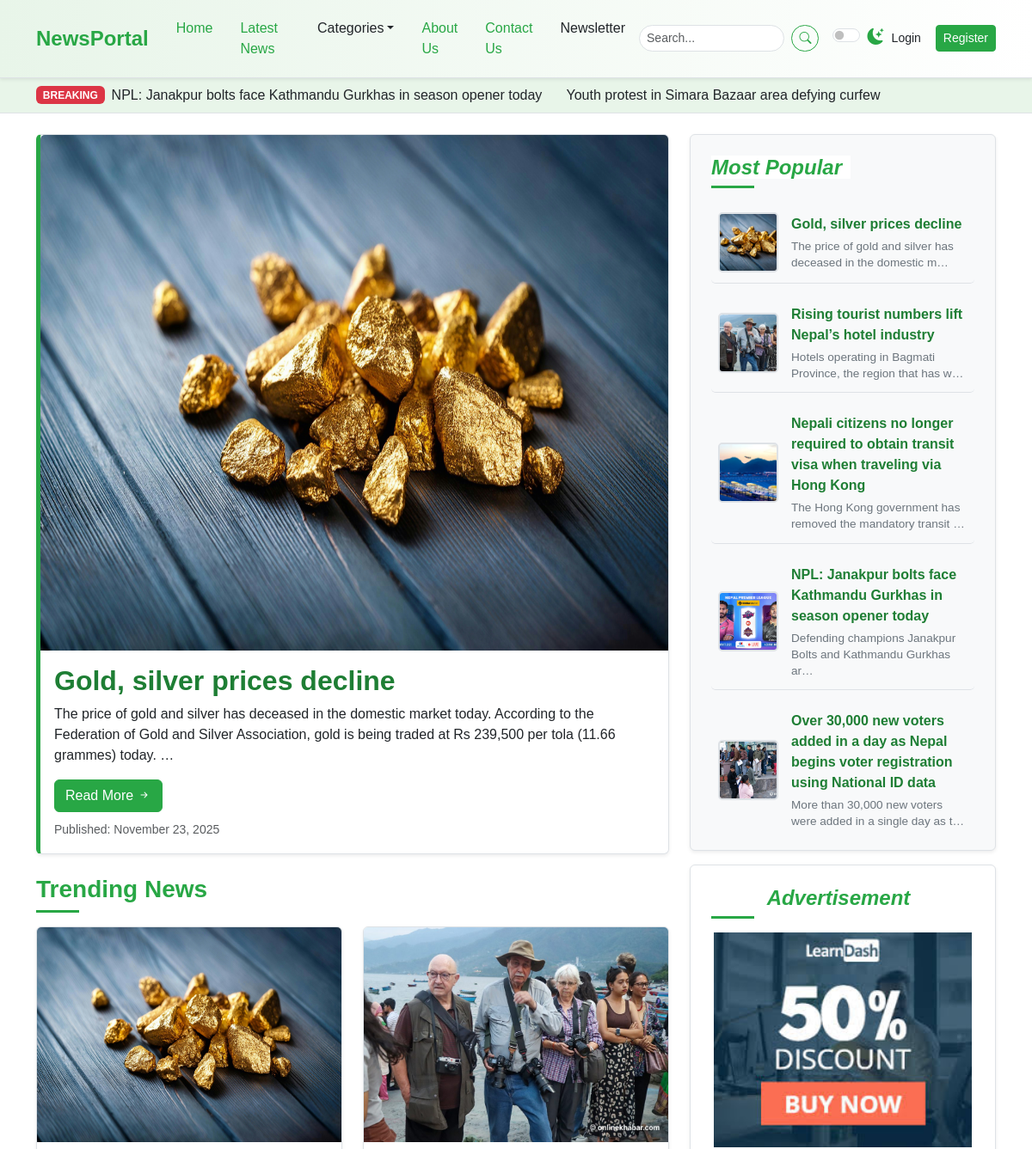
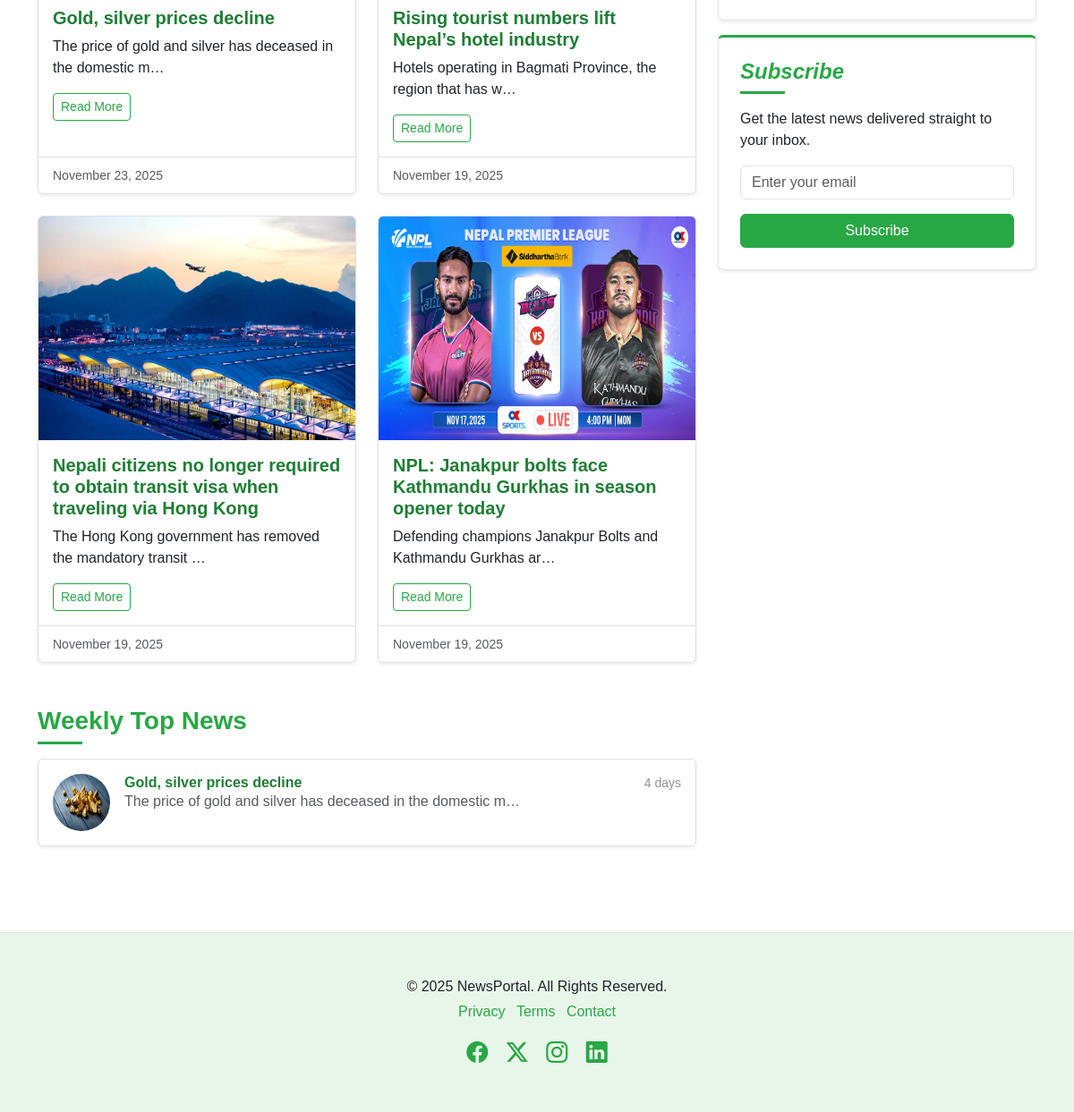
The page / on the database its author committed (2 pictures, top to bottom).
### newspaper/models.py (models this page shows, shortened)
class TimeStampModel(models.Model):
    created_at = models.DateTimeField(auto_now_add=True)
    updated_at = models.DateTimeField(auto_now=True)
    class Meta:
        abstract  = True # Don't create table in DB

class Post(TimeStampModel):
    STATUS_CHOICES = [
        ("active", "Active"),
        ("in_active", "Inactive"),
    ]
    title = models.CharField(max_length=200)
    content = models.TextField()
    featured_image = models.ImageField(upload_to="post_image/%Y/%m/%d", blank=False)
    author = models.ForeignKey("auth.User", on_delete=models.CASCADE)
    status = models.CharField(max_length=20, choices=STATUS_CHOICES, default="active")
    view_count = models.PositiveBigIntegerField(default=0)
    is_breaking_news = models.BooleanField(default=False)
    published_at = models.DateTimeField(null=True, blank=True)
    category = models.ForeignKey(Category, on_delete=models.CASCADE)
    tag = models.ManyToManyField(Tag)

class Advertisement(TimeStampModel):
    title = models.CharField(max_length=100)
    image = models.ImageField(upload_to="advertisements/%Y/%m/%d", blank=False)

### newspaper/views.py (the view)
# urls.py: path("", views.HomeView.as_view(), name="home"),
class HomeView(SidebarMixin, TemplateView):
    template_name = "newsportal/home.html"
    def get_context_data(self, **kwargs):
        context = super().get_context_data(**kwargs)
        context["breaking_news"] = Post.objects.filter(
            published_at__isnull=False, status="active", is_breaking_news=True
        ).order_by("-published_at")[:3]
        context["featured_post"] = (
            Post.objects.filter(published_at__isnull=False, status="active")
            .order_by("-published_at", "-view_count")
            .first()
        )
        context["trending_news"] = Post.objects.filter(
            published_at__isnull=False, status="active"
        ).order_by("-published_at")[:4]
        one_week_ago = timezone.now() - timedelta(days=7)
        context["week_top_posts"] = Post.objects.filter(
            published_at__isnull=False, status="active", published_at__gte=one_week_ago
        ).order_by("-published_at", "-view_count")[:5]
        return context

### newspaper/nav.py (called while the page is built)
def navigation(request):
    categories = Category.objects.all()[:4]
    return {"categories": categories}

### newspaper/views.py (called while the page is built)
    def get_context_data(self, **kwargs):
        context = super().get_context_data(**kwargs)
        context["popular_posts"] = Post.objects.filter(
            published_at__isnull=False, status="active"
        ).order_by("-published_at")[:5]
        context["advertisement"] = (
            Advertisement.objects.all().order_by("-created_at").first()
        )
        return context

### templates/newsportal/home.html
{% extends "newsportal/base.html" %}
{% block content %}
    {% include "newsportal/home/breaking_news.html" %}
    <div class="container mt-4">
      <div class="row">
        <div class="col-lg-8">
          {% include "newsportal/home/left/featured_story.html" %}
          {% include "newsportal/home/left/trending_news.html" %}
          {% include "newsportal/home/left/weekly_top_news.html" %}
        </div>
        <div class="col-lg-4">
          <div class="position-sticky sticky-sidebar-offset">
            {% include "newsportal/home/right/most_popular.html" %}
            {% include "newsportal/home/right/advertisement.html" %}
            {% include "newsportal/home/right/newsletter.html" %}
          </div>
        </div>
      </div>
    </div>
{% endblock content %}

### templates/newsportal/home/breaking_news.html
<div class="breaking-news-ticker bg-light py-2">
  <div class="container">
    <div class="d-flex align-items-center">
      <span class="badge bg-danger me-2">BREAKING</span>
      <marquee behavior="scroll" direction="left" onmouseover="this.stop();" onmouseout="this.start();">
        {% for post in breaking_news %}
        <a href="article.html" class="text-dark text-decoration-none me-4">{{ post.title }}</a>
        {% endfor %}
      </marquee>
    </div>
  </div>
</div>

### templates/newsportal/home/left/featured_story.html
<div class="card mb-4 featured-story-card shadow-sm">
  <img src="{{ featured_post.featured_image.url }}" class="card-img-top" alt="{{ featured.post.title }}" width="800" height="600" />
  <div class="card-body">
    <h2 class="card-title fw-bold">{{ featured_post.title }}</h2>
    <p class="card-text">
      {{ featured_post.content|truncatechars:200 }} </p>
    <a href="{% url 'post-detail' featured_post.pk %}" class="btn btn-success">Read More <i class="bi bi-arrow-right-short"></i></a>
    <p class="card-text mt-2">
      <small class="text-muted">Published: {{ featured_post.published_at|date:"F j, Y"}}</small>
    </p>
  </div>
</div>

### templates/newsportal/home/left/trending_news.html
<h3 class="mb-3 section-title">
  <span>Trending News</span>
</h3>
<div class="row row-cols-1 row-cols-md-2 g-4">
  {% for post in trending_news %}
  <div class="col">
    <div class="card h-100 shadow-sm news-card">
      <img src="{{ post.featured_image.url }}" class="card-img-top" alt="{{ post.title }}" width="400" height="250" />
      <div class="card-body">
        <h5 class="card-title">{{ post.title }}</h5>
        <p class="card-text">{{ post.content|truncatechars:60 }}</p>
        <a href="article.html" class="btn btn-outline-success btn-sm">Read More</a>
      </div>
      <div class="card-footer">
        <small class="text-muted">{{ post.published_at|date:"F j, Y"}}</small>
      </div>
    </div>
  </div>
  {% endfor %}
</div>

### templates/newsportal/home/left/weekly_top_news.html
{% for post in week_top_posts %}
<h3 class="mt-5 mb-3 section-title"><span>Weekly Top News</span></h3>
<div class="list-group shadow-sm mb-5">
  <a href="article.html" class="list-group-item list-group-item-action d-flex gap-3 py-3" aria-current="true">
    <img src="{{ post.featured_image.url }}" alt="thumb" width="64" height="64"
      class="rounded-circle flex-shrink-0">
    <div class="d-flex gap-2 w-100 justify-content-between">
      <div>
        <h6 class="mb-0">{{ post.title }}</h6>
        <p class="mb-0 opacity-75">{{ post.content|truncatechars:60 }}</p>
      </div>
      <small class="opacity-50 text-nowrap">{{ post.published_at|timesince }}</small>
    </div>
  </a>
</div>
{% endfor %}

### templates/newsportal/home/right/most_popular.html
<div class="p-4 mb-3 bg-light rounded sidebar-widget shadow-sm">
  <h4 class="fst-italic section-title">
    <span>Most Popular</span>
  </h4>
  <ul class="list-unstyled mb-0 popular-list">
    {% for post in popular_posts %}
    <li>
      <img src="{{ post.featured_image.url }}" alt="Popular 1" />
      <div>
        <a href="{% url 'post-detail' post.pk %}" class="popular-title-link">{{ post.title }}</a>
        <p class="popular-description">{{ post.content|truncatechars:60 }}</p>
      </div>
    </li>
    {% endfor %}
  </ul>
</div>

### templates/newsportal/home/right/advertisement.html
            <div class="p-4 mb-3 rounded sidebar-widget shadow-sm text-center">
              <h4 class="fst-italic section-title">
                <span>Advertisement</span>
              </h4>
              <img src="{{ advertisement.image.url }}"
                  width="300"
                  height="250"
                   class="img-fluid"
                   alt="Advertisement" />
            </div>

### static/css/style.css (style rules this page uses)
:root { --primary-green: #28a745; --light-green: #e8f5e9; --dark-green: #1e7e34; --accent-green: #5cb85c; --text-color-light: #212529; --text-color-dark: #f8f9fa; --bg-light: #ffffff; --bg-dark: #212529; --card-bg-light: #ffffff; --card-bg-dark: #343a40; --border-color-light: #dee2e6; --border-color-dark: #495057; --shadow-sm: 0 0.125rem 0.25rem rgba(0, 0, 0, 0.075); --shadow: 0 0.5rem 1rem rgba(0, 0, 0, 0.15); --transition-speed: 0.3s ease; }
body { font-family: "Poppins", sans-serif; background-color: var(--bg-light); color: var(--text-color-light); transition: background-color var(--transition-speed), color var(--transition-speed); }
.breaking-news-ticker { border-bottom: 1px solid var(--border-color-light); background-color: var(--light-green) !important; }
.section-title { position: relative; padding-bottom: 10px; margin-bottom: 20px; font-weight: 600; color: var(--primary-green); }
.section-title span { position: relative; z-index: 1; background-color: var(--bg-light); padding-right: 10px; }
.section-title::after { content: ""; position: absolute; left: 0; bottom: 0; width: 50px; height: 3px; background-color: var(--primary-green); }
.card { border: 1px solid var(--border-color-light); transition: box-shadow var(--transition-speed), transform var(--transition-speed); background-color: var(--card-bg-light); color: var(--text-color-light); }
.featured-story-card { border-left: 5px solid var(--primary-green); }
.card-title { color: var(--dark-green); font-weight: 600; }
.card-footer { background-color: transparent; border-top: 1px solid var(--border-color-light); }
.sidebar-widget { background-color: var(--card-bg-light); border: 1px solid var(--border-color-light); padding: 1.5rem !important; }
.sidebar-widget h4 { color: var(--primary-green); margin-bottom: 1rem; }
.popular-list li { display: flex; align-items: center; margin-bottom: 0.75rem; padding: 0.75rem 0.5rem; border-bottom: 1px solid var(--border-color-light); transition: background-color var(--transition-speed); border-radius: 5px; }
.popular-list li:last-child { border-bottom: none; margin-bottom: 0; padding-bottom: 0; }
.popular-list img { width: 70px; height: 70px; object-fit: cover; border-radius: 5px; margin-right: 15px; flex-shrink: 0; border: 2px solid var(--border-color-light); }
.popular-list li div { display: flex; flex-direction: column; justify-content: center; flex-grow: 1; }
.popular-list .popular-title-link { text-decoration: none; color: var(--dark-green); font-weight: 600; margin-bottom: 0.25rem; display: block; transition: color var(--transition-speed); }
.popular-list .popular-description { font-size: 0.85rem; color: #6c757d; margin-bottom: 0; line-height: 1.4; }
.popular-list a { text-decoration: none; color: var(--text-color-light); transition: color var(--transition-speed); flex-grow: 1; }
.btn-success { background-color: var(--primary-green); border-color: var(--primary-green); transition: background-color var(--transition-speed), border-color var(--transition-speed), box-shadow var(--transition-speed); }
.btn-outline-success { color: var(--primary-green); border-color: var(--primary-green); transition: background-color var(--transition-speed), color var(--transition-speed); }
.list-group-item { transition: background-color 0.2s ease-in-out; }
.list-group-item h6 { color: var(--dark-green); font-weight: 600; }
.sticky-sidebar-offset { top: 6rem; }

### rows shown on the page
Post: title "NPL: Janakpur bolts face Kathmandu Gurkhas in season opener today", featured_image (picture), content "Defending champions Janakpur Bolts and Kathmandu Gurkhas ar…", published_at "November 19, 2025"
Post: title "Youth protest in Simara Bazaar area defying curfew"
Post: featured_image (picture), title "Gold, silver prices decline", content "The price of gold and silver has deceased in the domestic market today. According to the Federation of Gold and Silver Association, gold is being traded at Rs 239,500 per tola (11.66 grammes) today. …", published_at "November 23, 2025", content "The price of gold and silver has deceased in the domestic m…", published_at "4 days"
Post: featured_image (picture), title "Rising tourist numbers lift Nepal’s hotel industry", content "Hotels operating in Bagmati Province, the region that has w…", published_at "November 19, 2025"
Post: featured_image (picture), title "Nepali citizens no longer required to obtain transit visa when traveling via Hong Kong", content "The Hong Kong government has removed the mandatory transit …", published_at "November 19, 2025"
Post: featured_image (picture), title "Over 30,000 new voters added in a day as Nepal begins voter registration using National ID data", content "More than 30,000 new voters were added in a single day as t…"
Advertisement: image (picture)
